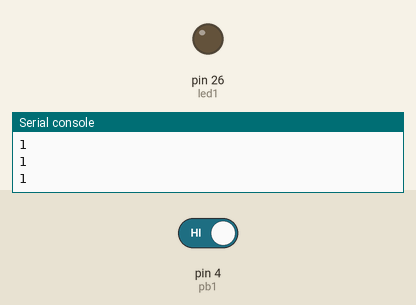
The program below on a simulated MicroPython board. Parts: output pins drawn as LEDs (lit = HIGH), the last lines printed to the serial console. Dashed ring = blinking. Inputs (shaded band) come from the test bench; at power-on: pin 4 (pb1) HIGH.

Above: at 1.2 s.
1.3 s: pin 4 (pb1) driven LOW
At 1.55 s:
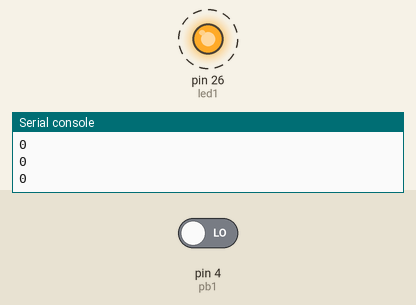
4.3 s: pin 4 (pb1) driven HIGH
At 4.3 s:
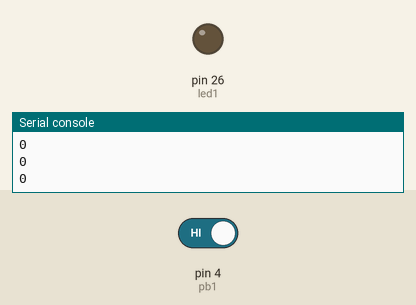
Timing chart, 0 to 7.3 s (numbered marks = the images above; inputs shaded):
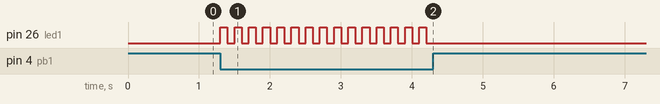

The program:

oevelse5knapdel2.py
```python
from machine import Pin
from time import sleep

led1=Pin(26, Pin.OUT)
pb1=Pin(4, Pin.IN)
while True:
    sleep (0.1)
    print(pb1.value())
    if pb1.value() == 0:
        led1.value(not led1.value())
```

Measured:
- after the input at 1.3 s, pin 26 (led1): alternates HIGH for 0.10 s and LOW for 0.10 s, starting at once
- after the input at 4.3 s, pin 26 (led1): stops changing and stays LOW
